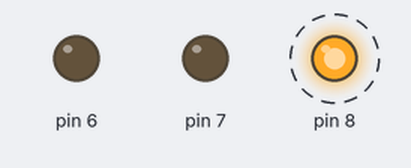
Bench run of a sketch on a simulated Arduino Uno, built with avr-gcc and run on an emulated ATmega328P. Parts: output pins drawn as LEDs (lit = HIGH). Dashed ring = blinking.

Above: at 0.2 s.
Timing chart, 0 to 3.0 s (numbered marks = the images above):
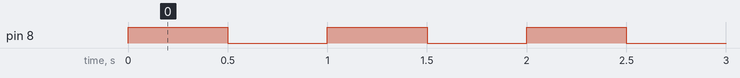

Measured:
- by itself, pin 8: alternates HIGH for 0.50 s and LOW for 0.50 s

The sketch:

Control_Structures_if_else.ino
```cpp
/*
Control structures, regular flow of code
start the code
based on a true or false condition, the code will start, stop or loop.
example if switch is press (true) it will take action, if the switch is not pressed (false) then it waill not take action
this can be programmed to take action when switch is not pressed, and take no action wen switch is pressed.
This depends on how the code is structured
this is an if, else if and else statement
*/


//the range of this example is from 0-70
int temperature = 0;

void setup() {
  // put your setup code here, to run once:
  pinMode(6, OUTPUT);
  pinMode(7, OUTPUT);
  pinMode(8, OUTPUT);
}

void loop() {
  // put your main code here, to run repeatedly:
  // Assuming you have a sensor that updates the temperature variable
  // For example, replace the next line with the actual code to read the temperature
  // temperature = readTemperatureSensor();

  if (temperature < 50 && temperature > 10) {
    // do Thing A
    digitalWrite(6, HIGH);
    delay(500);
    digitalWrite(6, LOW);
    delay(500);
  } else if (temperature > 50 && temperature < 70) {
    // do Thing B
    digitalWrite(7, HIGH);
    delay(500);
    digitalWrite(7, LOW);
    delay(500);
  } else {
    // do Thing C
    digitalWrite(8, HIGH);
    delay(500);
    digitalWrite(8, LOW);
    delay(500);
  }
}
```
